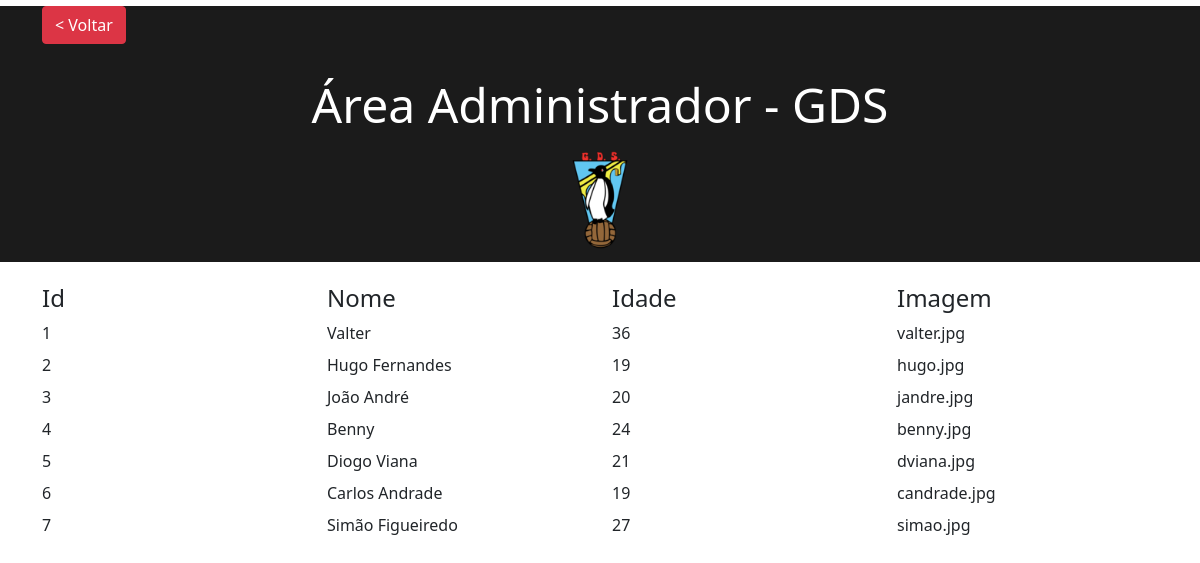
The app's page /area-admin/dsenior.php with its own data.
### tables this page shows
CREATE TABLE `defesas` (
  `Id` int(11) NOT NULL,
  `Nome` text NOT NULL,
  `Idade` int(11) NOT NULL,
  `Img` varchar(256) NOT NULL
);

### area-admin/dsenior.php (the view, shortened to what this page needs)
<!DOCTYPE html>
<html>
<head>
    <link href="https://cdn.jsdelivr.net/npm/bootstrap@5.0.0-beta1/dist/css/bootstrap.min.css" rel="stylesheet">
    <link rel="stylesheet" href="css/fontawesome.min.css">
</head>
<body>
    <?php
require 'includes/connection.php';
?>
<div style="background-color: #1b1b1b; margin-top:-1.5%;">
    <div class="container mt-4" style="background-color: #1b1b1b;">
	<a  href="index.php" class="btn btn-danger">< Voltar</a>
    </div>
    <h2 class="h2-title" style="padding: 2rem;background-color: #1b1b1b;">Área Administrador - GDS</h2>
    <div style="text-align: center; ">
            <img  src="/GDS/images/ProjetoGDS/gdss.png" style="max-height: 100px; margin-top:-2%;  margin-bottom:1%;">
        </div>
</div>
    <?php
    $sql = 'SELECT * FROM defesas';
    $sth = $dbh->prepare($sql);
    $sth->execute();
    ?>
    <div class="container mx-auto">
        <div class="row h4" style=" margin-top: 2%;">
            <div class="col">Id</div>
            <div class="col">Nome</div>
            <div class="col">Idade</div>
            <div class="col">Imagem</div>
        </div>
        <?php
  while($defesas = $sth->fetchObject()){
        $Id = $defesas->Id;
        $Nome = $defesas->Nome;
        $Idade = $defesas->Idade;
        $Img = $defesas->Img;
        ?>
        <div class="row mb-2 user-edit" onclick="editUser(<?= $Id ?>)">
        <div class="col align-self-center">
                <?= $Id ?>
            </div>
            <div class="col align-self-center">
                <?= $Nome ?>
            </div>
            <div class="col align-self-center">
                <?= $Idade ?>
            </div>
            <div class="col align-self-center">
                <?= $Img ?>
            </div>
        </div>
        <?php  }
        ?>
    </div>
</body>
</html>

### area-admin/dsenior.php (style rules this page uses)
html, body { background-color: white; }
.h2-title { font-size: 3rem; text-align: center; padding: 2rem; color: white; }

### records on screen
defesas: Id "1", Nome "Valter", Idade "36", Img "valter.jpg"
defesas: Id "2", Nome "Hugo Fernandes", Idade "19", Img "hugo.jpg"
defesas: Id "3", Nome "João André", Idade "20", Img "jandre.jpg"
defesas: Id "4", Nome "Benny", Idade "24", Img "benny.jpg"
defesas: Id "5", Nome "Diogo Viana", Idade "21", Img "dviana.jpg"
defesas: Id "6", Nome "Carlos Andrade", Idade "19", Img "candrade.jpg"
defesas: Id "7", Nome "Simão Figueiredo", Idade "27", Img "simao.jpg"
